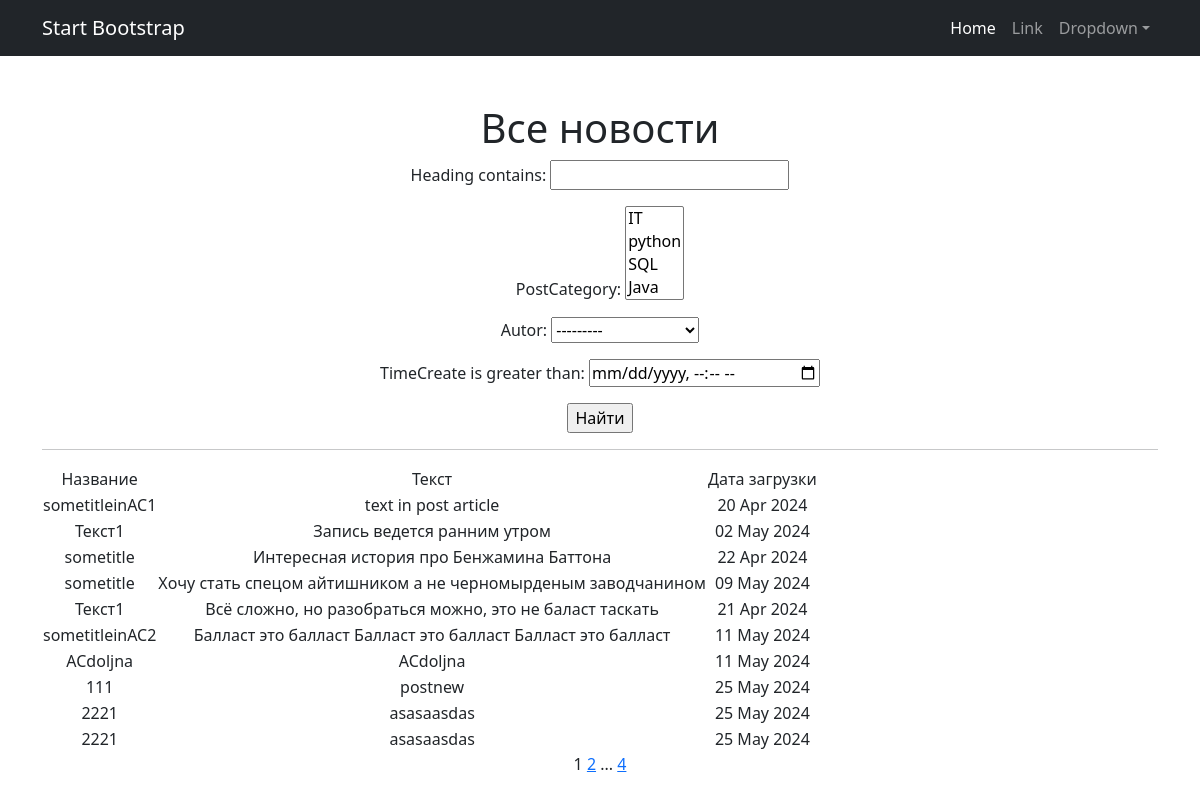
Page /news/search/ on the earlier database version.
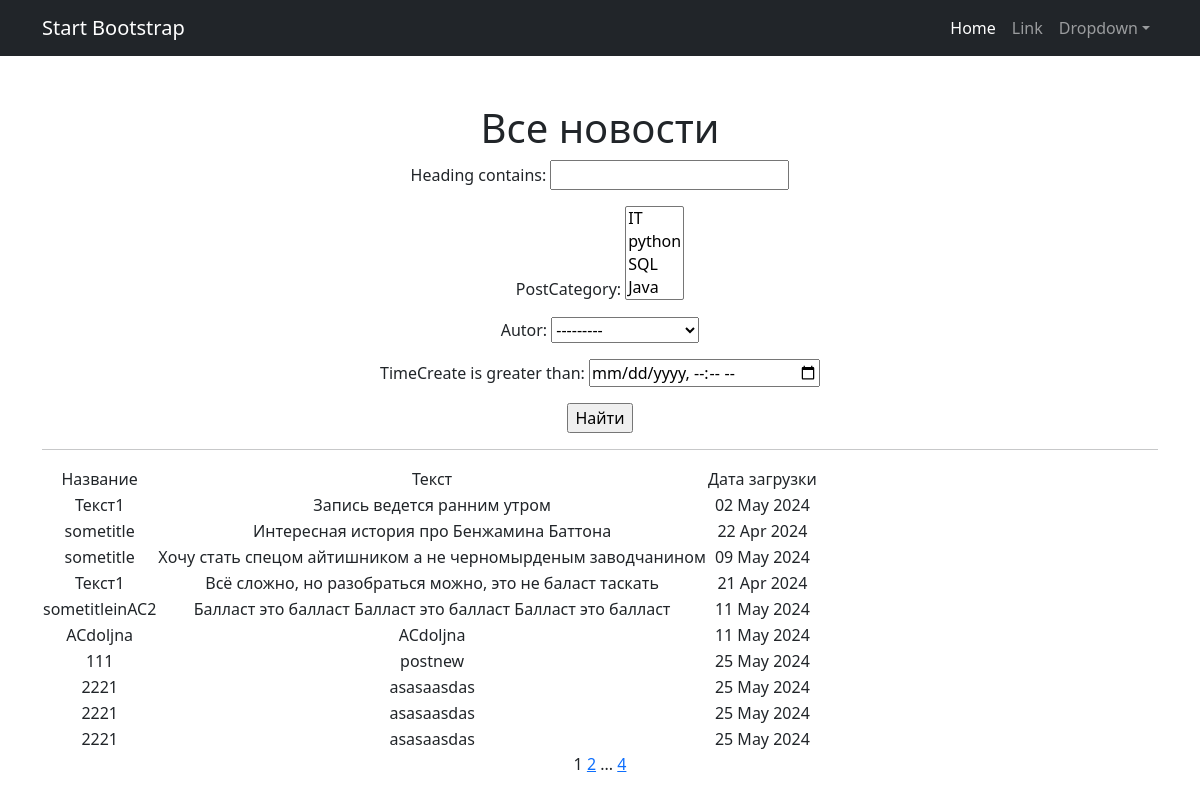
Same page on the later database version.
### news/models.py (models this page shows, shortened)
class Post(models.Model):
    autor = models.ForeignKey(Author, on_delete=models.CASCADE)
    news = 'NW'
    article = "AC"
    NamePost = [
        (news, 'новость'),
        (article, 'статья')
    ]
    namePost = models.CharField(max_length=2, choices=NamePost, default='NW')
    timeCreate = models.DateTimeField(auto_now_add=True)
    postCategory = models.ManyToManyField(Category, through="PostCategory")
    heading = models.CharField(max_length=128)
    textPost = models.TextField()
    rating = models.IntegerField(default=0)

### news/views.py (the view)
# urls.py: path('search/',PostSearch.as_view(), name='search'),
class PostSearch(ListView):
    model = Post
    ordering = 'namePost'
    template_name = 'search.html'
    context_object_name = 'Posts'
    paginate_by = 10
    def get_queryset(self):
        queryset=super().get_queryset()
        self.filterset = PostFilter(self.request.GET, queryset)
        return self.filterset.qs
    def get_context_data(self, **kwargs):
        context = super().get_context_data(**kwargs)
        context['filterset'] = self.filterset
        return context

### news/models.py (called while the page is built)
    def __str__(self):
        return self.category

### templates/search.html (shortened to what this page needs)
{% extends 'flatpages/default.html' %}
{% load custom_tags %}
{% block content %}
   <h1>Все новости</h1>
   <form action="" method="get">
       {{ filterset.form.as_p }}
       <input type="submit" value="Найти" />
   </form>
   <hr>
   {% if Posts %}
       <table>
           <tr>
               <td>Название</td>
               <td>Текст</td>
               <td>Дата загрузки</td>
           </tr>
           {% for Post in Posts %}
           <tr>
               <td>{{ Post.heading}}</td>
               <td>{{ Post.textPost}}</td>
               <td>{{ Post.timeCreate|date:'d M Y' }}</td>
           </tr>
           {% endfor %}
       </table>
   {% else %}
       <h2>Новостей нет!</h2>!
   {% endif %}
    {{page_obj.number}}
   {% if page_obj.has_next %}
       <a href="?page={{ page_obj.next_page_number }}">{{ page_obj.next_page_number }}</a>
       {% if paginator.num_pages != page_obj.next_page_number %}
           ...
           <a href="?page={{ page_obj.paginator.num_pages }}">{{ page_obj.paginator.num_pages }}</a>
       {% endif %}
   {% endif %}
{% endblock content %}

Differences in the rows shown:
removed Post: heading "sometitleinAC1", textPost "text in post article", timeCreate "20 Apr 2024"
now on this page (row unchanged): Post: heading "2221", textPost "asasaasdas", timeCreate "25 May 2024"
